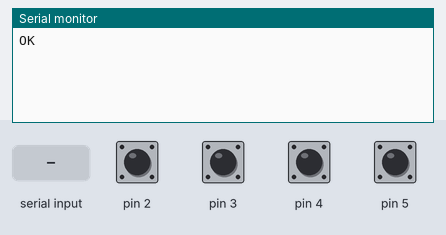
A sketch run on a simulated Arduino Uno, built with avr-gcc and run on an emulated ATmega328P. Parts: the last lines printed to the serial monitor. The test bench sets the inputs (shaded band); at power-on: pin 2–5 HIGH. The modem accepts every AT command (registered, SIM ready, sends succeed) and sends nothing else.

Above: at 2.2 s.
2.3 s: pin 2 pulled LOW for 0.6 s
At 4.8 s:
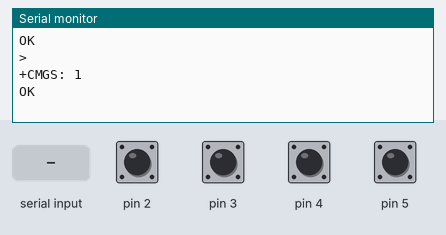
5.6 s: "1" received over the second serial link
At 6.8 s:
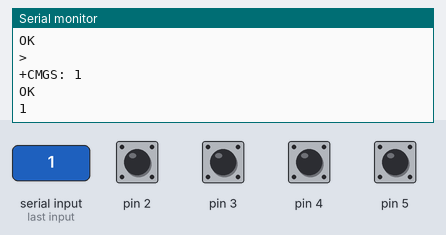
7.3 s: "0" received over the second serial link
At 8.4 s:
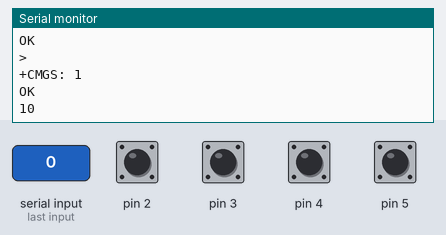

Measured:
- after the input at 2.3 s, the serial monitor: prints a new line after 1.9 s (image 1)
- after the input at 5.6 s, the serial monitor: prints a new line after 0.23 s (image 2)
- after the input at 7.3 s, the serial monitor: prints a new line at once (image 3)

The sketch:

SMS_Alert.ino
```cpp
#include <SoftwareSerial.h>
SoftwareSerial GPRS(9,10); boolean state, lastState;
boolean state1, lastState1;
boolean state2, lastState2;
boolean state3, lastState3;
void setup()
{
pinMode(2, INPUT_PULLUP); pinMode(3, INPUT_PULLUP); pinMode(4, INPUT_PULLUP); pinMode(5, INPUT_PULLUP); state = digitalRead(2);
lastState = state;
state1 = digitalRead(3);
lastState1 = state1;
state2 = digitalRead(4);
lastState2 = state2;
state3 = digitalRead(5);
lastState3 = state3;
GPRS.begin(9600);
Serial.begin(9600);
GPRS.println("AT+CMGF=1");
delay(1000);
}
void loop()
{
while(GPRS.available()) {
Serial.write(GPRS.read());
}
lastState = state;
state = digitalRead(2);
lastState1 = state1;
state1 = digitalRead(3);
lastState2 = state2;
state2 = digitalRead(4);
lastState3 = state3;
state3 = digitalRead(5);
if ( state != lastState ) {
sendSMS();
}
if ( state1 != lastState1 ) {
sendSMS1();
}
if ( state2 != lastState2 ) {
sendSMS2();
}
if ( state3 != lastState3 ) {
sendSMS3();
}
delay(500);
}
void sendSMS() {
GPRS.println("AT+CMGS=\"+918754439985\"\r");  delay(500);
GPRS.println(" This is VINITHA");
delay(100);
GPRS.println((char)26);
delay(500);
}
void sendSMS1() {
GPRS.println("AT+CMGS=\"+918754439985\"\r");  delay(1000);
GPRS.println(" This is MEGHANA");
delay(100);
GPRS.println((char)26);
delay(100);
}
void sendSMS2() {
GPRS.println("AT+CMGS=\"+9659197779\"\r");  delay(1000);
GPRS.println(" This is VENI");
delay(100);
GPRS.println((char)26);
delay(100);
}
void sendSMS3() {
GPRS.println("AT+CMGS=\"+8754439985\"\r");  delay(1000);
GPRS.println(" This is CHINNI");
delay(100);
GPRS.println((char)26);
delay(100);
}
```
